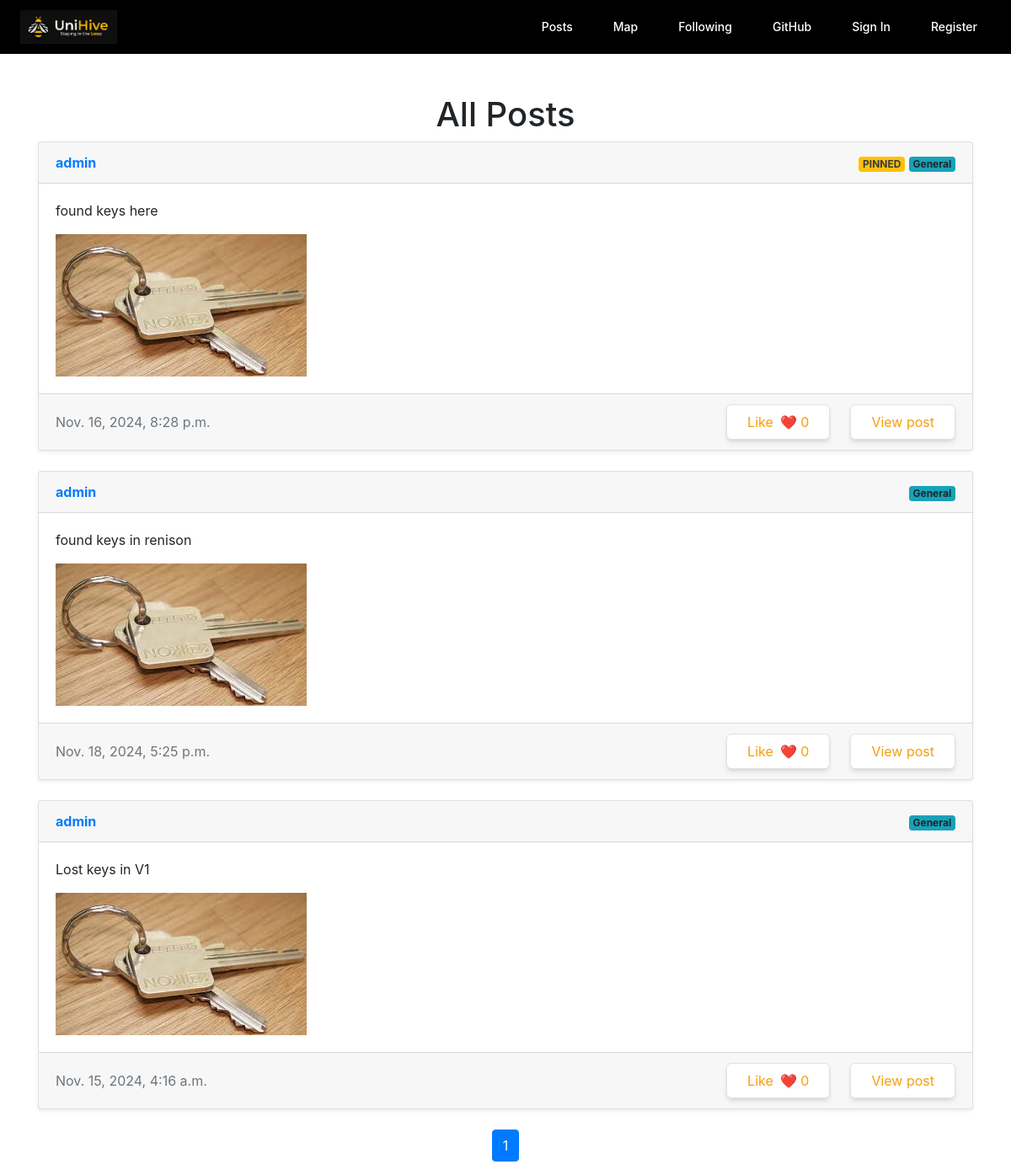
The page /posts on the database its author committed.
### network/models.py (models this page shows)
class Post(models.Model):
    poster = models.ForeignKey(User, on_delete=models.CASCADE)
    content = models.TextField()
    time = models.DateTimeField(auto_now_add=True)
    likes = models.ManyToManyField(User, blank=True, related_name="liked")
    found = models.BooleanField(default=False)
    picture = models.ImageField(upload_to='pictures/', blank=True, null=True)
    latitude = models.FloatField(default=43.4722893)
    longitude = models.FloatField(default=-80.5474325)
    pinned = models.BooleanField(default=False)

class User(AbstractUser):
    pass

### network/views.py (the view)
# urls.py: path('posts',views.posts, name='posts')
def posts(request):
    post_list = Post.objects.all().order_by('-pinned', '-time')
    new_type = []
    for post in post_list:
        is_liked = post.likes.filter(id=request.user.id).exists()
        new_type.append({"post": post, "is_liked": is_liked})
    paginator = Paginator(new_type, 10)
    page_number = request.GET.get('page')
    page_obj = paginator.get_page(page_number)
    return render(request, 'network/posts.html', {'page_obj': page_obj})

### network/templates/network/posts.html (shortened to what this page needs)
{% extends "network/layout.html" %}
{% load static %}
{% block body %}
<div class="container mt-5">
    <h1 class="text-center">All Posts</h1>
    {% for type in page_obj %}
    <div class="card mb-4 shadow-sm">
        <div class="card-header d-flex justify-content-between align-items-center">
            <div>
                <a href="{% url 'view_profile' type.post.poster.username %}">
                    <b>{{ type.post.poster.username }}</b>
                </a>
            </div>
            <div>
                {% if type.post.pinned %}
                    <span class="badge bg-warning text-dark">PINNED</span>
                {% endif %}
                <span class="badge bg-info">{{ type.post.category|default:"General" }}</span>
            </div>
        </div>
        <div class="card-body">
            <p class="card-text">{{ type.post.content }}</p>
            {% if type.post.picture %}
                <img src="{{ type.post.picture.url }}" class="img-fluid" alt="Post Image">
            {% endif %}
        </div>
        <div class="card-footer d-flex justify-content-between align-items-center">
            <div>
                <span class="text-muted">{{ type.post.time }}</span>
            </div>
                <div class="flex items-center space-x-6">
                    {% if type.is_liked %}
                        <div class="flex items-center space-x-4">
                            <a href="#"
                            class="unlike-button bg-yellow-500 text-white px-6 py-2 rounded-md shadow-md hover:bg-yellow-600 transition duration-200 flex items-center"
                            data-id="{{ type.post.id }}">
                                Unlike
                                <span class="ml-2 likes-count" data-id="{{ type.post.id }}">❤️ {{ type.post.likes.count }}</span>
                            </a>
                            <a href="#"
                            class="like-button bg-white text-yellow-500 border border-yellow-500 px-6 py-2 rounded-md shadow-md hover:bg-gray-100 transition duration-200 hidden flex items-center"
                            data-id="{{ type.post.id }}">
                                Like
                                <span class="ml-2 likes-count" data-id="{{ type.post.id }}">❤️ {{ type.post.likes.count }}</span>
                            </a>
                        </div>
                    {% else %}
                        <div class="flex items-center space-x-4">
                            <a href="#"
                            class="like-button bg-white text-yellow-500 border border-yellow-500 px-6 py-2 rounded-md shadow-md hover:bg-gray-100 transition duration-200 flex items-center"
                            data-id="{{ type.post.id }}">
                                Like
                                <span class="ml-2 likes-count" data-id="{{ type.post.id }}">❤️ {{ type.post.likes.count }}</span>
                            </a>
                        </div>
                    {% endif %}
                    <a href="{% url 'postpage' type.post.id %}" class="bg-white text-yellow-500 border border-yellow-500 px-6 py-2 rounded-md shadow-md hover:bg-gray-100 transition duration-200 flex items-center">View post</a>
                </div>
        </div>
    </div>
    {% empty %}
    <p class="text-center">No posts available.</p>
    {% endfor %}
    <nav aria-label="Page navigation">
        <ul class="pagination justify-content-center">
            <li class="page-item active"><a class="page-link">{{ page_obj.number }}</a></li>
        </ul>
    </nav>
</div>
{% endblock %}

### rows shown on the page
Post: post.poster.username "admin", pinned "PINNED", post.category "General", post.content "found keys here", post.picture (picture), post.time "Nov. 16, 2024, 8:28 p.m.", post.likes.count "0"
Post: post.poster.username "admin", post.category "General", post.content "found keys in renison", post.picture (picture), post.time "Nov. 18, 2024, 5:25 p.m.", post.likes.count "0"
Post: post.poster.username "admin", post.category "General", post.content "Lost keys in V1", post.picture (picture), post.time "Nov. 15, 2024, 4:16 a.m.", post.likes.count "0"

### other values the page prints
{{ page_obj.number }} "1"
